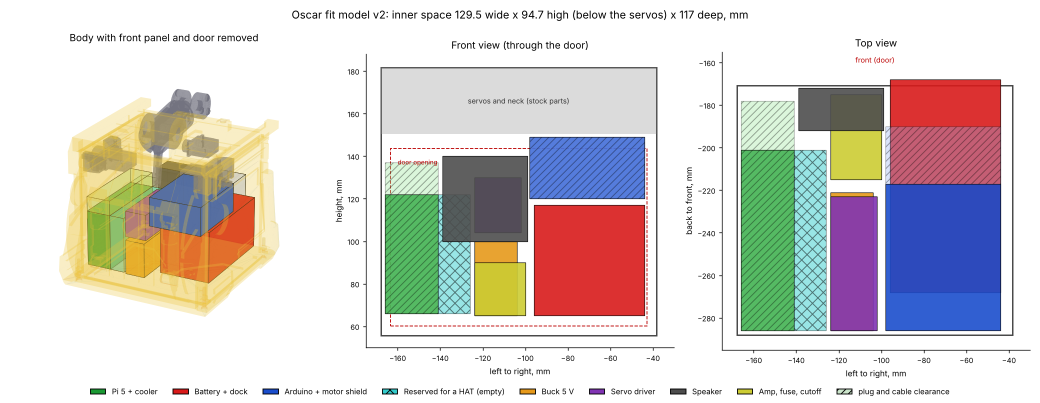
#> input picture site/files/oscar-fit-model-v2.png, 2080 x 806 px (shown at 1/2 size)
$ python prep_photos.py out ../site/files/oscar-fit-model-v2.png
#> lines starting #> are read from the running program, lines starting #| are printed output that depends on the picture
#!/usr/bin/env python3
"""Prepare build photos for the site.

Resizes each photo to at most 1600 px on the long side, applies the camera
rotation, and saves a new JPEG without any metadata (no GPS, no camera serial,
no date). Prints the <img> line with width and height for the log entry.

Usage:
    python3 tools/prep_photos.py OUT_DIR PHOTO [PHOTO ...]
    python3 tools/prep_photos.py site/photos/2026-12-06 ~/Desktop/IMG_1234.HEIC

Needs Pillow (pip install pillow); HEIC also needs pillow-heif.
Check every photo yourself before publishing: no photo that shows her.
"""
import sys
from pathlib import Path

from PIL import Image, ImageOps

try:
    from pillow_heif import register_heif_opener  # optional, for iPhone photos
    register_heif_opener()
#> (this line was passed over: pillow_heif is not available in this run)
except ImportError:
    pass

LONG_SIDE = 1600


def main() -> int:
    if len(sys.argv) < 3:
        print(__doc__)
        return 1
    out_dir = Path(sys.argv[1])
    out_dir.mkdir(parents=True, exist_ok=True)
    site_root = next((p for p in out_dir.resolve().parents if p.name == "site"), None)
    for src in map(Path, sys.argv[2:]):
        with Image.open(src) as im:
#> im is the input picture: PIL image 2080x806 RGBA; mean R, G, B, A 213.1, 208, 205.4, 255
            im = ImageOps.exif_transpose(im).convert("RGB")
#> im: PIL image 2080x806 RGB
            im.thumbnail((LONG_SIDE, LONG_SIDE), Image.LANCZOS)
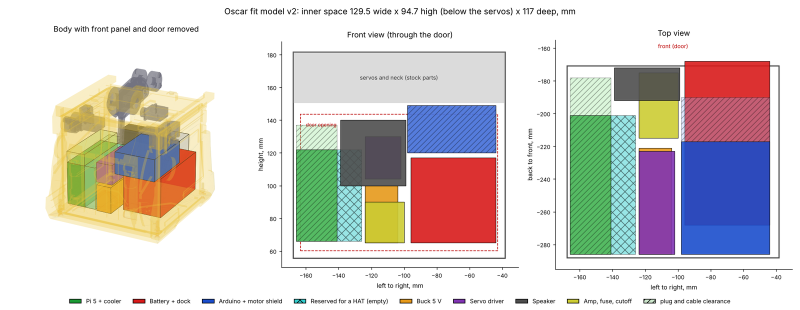
#> im: PIL image 1600x620 RGB (shown at 1/2 size); mean R, G, B 212.8, 207.8, 205.2
            dst = out_dir / (src.stem.lower().replace(" ", "-") + ".jpg")
            # A fresh image with no info dict: nothing from the original file is carried over.
            clean = Image.new("RGB", im.size)
#> clean: PIL image 1600x620 RGB; every value is 0
            clean.paste(im)
            clean.save(dst, "JPEG", quality=82, optimize=True, progressive=True)
        with Image.open(dst) as chk:
            if chk.getexif() or chk.info.get("exif") or chk.info.get("xmp"):
                print(f"ERROR: metadata left in {dst}", file=sys.stderr)
                return 2
            w, h = chk.size
#> w = 1600; h = 620
        rel = dst.resolve().relative_to(site_root) if site_root else dst
        print(f'<img src="{rel}" width="{w}" height="{h}" alt="" loading="lazy">')
#| <img src="out/oscar-fit-model-v2.jpg" width="1600" height="620" alt="" loading="lazy">
    return 0


if __name__ == "__main__":
    sys.exit(main())
#> (the program exits here)
